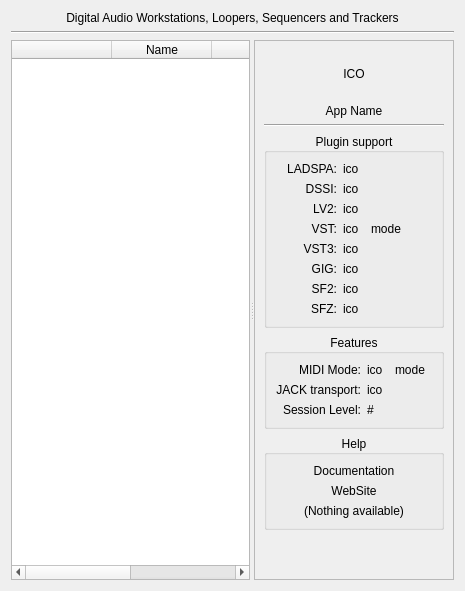
     <widget class="QWidget" name="daw">
      <attribute name="title">
       <string>DAW</string>
      </attribute>
      <layout class="QVBoxLayout" name="verticalLayout_15">
       <item>
        <widget class="QLabel" name="label_2">
         <property name="maximumSize">
          <size>
           <width>16777215</width>
           <height>16</height>
          </size>
         </property>
         <property name="text">
          <string>Digital Audio Workstations, Loopers, Sequencers and Trackers</string>
         </property>
         <property name="alignment">
          <set>Qt::AlignCenter</set>
         </property>
        </widget>
       </item>
       <item>
        <widget class="Line" name="line">
         <property name="orientation">
          <enum>Qt::Horizontal</enum>
         </property>
        </widget>
       </item>
       <item>
        <widget class="QSplitter" name="splitter_DAW">
         <property name="orientation">
          <enum>Qt::Horizontal</enum>
         </property>
         <widget class="QTableWidget" name="listDAW">
          <property name="contextMenuPolicy">
           <enum>Qt::CustomContextMenu</enum>
          </property>
          <property name="editTriggers">
           <set>QAbstractItemView::NoEditTriggers</set>
          </property>
          <property name="alternatingRowColors">
           <bool>true</bool>
          </property>
          <property name="selectionMode">
           <enum>QAbstractItemView::SingleSelection</enum>
          </property>
          <property name="selectionBehavior">
           <enum>QAbstractItemView::SelectRows</enum>
          </property>
          <property name="sortingEnabled">
           <bool>true</bool>
          </property>
          <attribute name="horizontalHeaderStretchLastSection">
           <bool>true</bool>
          </attribute>
          <attribute name="verticalHeaderVisible">
           <bool>false</bool>
          </attribute>
          <attribute name="verticalHeaderDefaultSectionSize">
           <number>22</number>
          </attribute>
          <column>
           <property name="text">
            <string/>
           </property>
          </column>
          <column>
           <property name="text">
            <string>Name</string>
           </property>
          </column>
          <column>
           <property name="text">
            <string>Type</string>
           </property>
          </column>
          <column>
           <property name="text">
            <string>Template?</string>
           </property>
          </column>
         </widget>
         <widget class="QFrame" name="frame_DAW">
          <property name="minimumSize">
           <size>
            <width>200</width>
            <height>0</height>
           </size>
          </property>
          <property name="frameShape">
           <enum>QFrame::StyledPanel</enum>
          </property>
          <property name="frameShadow">
           <enum>QFrame::Raised</enum>
          </property>
          <layout class="QVBoxLayout" name="verticalLayout_3">
           <item>
            <widget class="QLabel" name="ico_app_daw">
             <property name="minimumSize">
              <size>
               <width>0</width>
               <height>48</height>
              </size>
             </property>
             <property name="maximumSize">
              <size>
               <width>16777215</width>
               <height>48</height>
              </size>
             </property>
             <property name="text">
              <string>ICO</string>
             </property>
             <property name="alignment">
              <set>Qt::AlignCenter</set>
             </property>
            </widget>
           </item>
           <item>
            <widget class="QLabel" name="label_name_daw">
             <property name="text">
              <string>App Name</string>
             </property>
             <property name="alignment">
              <set>Qt::AlignCenter</set>
             </property>
            </widget>
           </item>
           <item>
            <widget class="Line" name="line_2">
             <property name="orientation">
              <enum>Qt::Horizontal</enum>
             </property>
            </widget>
           </item>
           <item>
            <widget class="QGroupBox" name="group_plugin_daw">
             <property name="title">
              <string>Plugin support</string>
             </property>
             <property name="alignment">
              <set>Qt::AlignCenter</set>
             </property>
             <layout class="QGridLayout" name="gridLayout_4">
              <item row="0" column="0">
               <widget class="QLabel" name="label_6">
                <property name="text">
                 <string>LADSPA:</string>
                </property>
                <property name="alignment">
                 <set>Qt::AlignRight|Qt::AlignTrailing|Qt::AlignVCenter</set>
                </property>
               </widget>
              </item>
              <item row="0" column="1" colspan="2">
               <widget class="QLabel" name="ico_ladspa_daw">
                <property name="text">
                 <string>ico</string>
                </property>
               </widget>
              </item>
              <item row="1" column="0">
               <widget class="QLabel" name="label_7">
                <property name="text">
                 <string>DSSI:</string>
                </property>
                <property name="alignment">
                 <set>Qt::AlignRight|Qt::AlignTrailing|Qt::AlignVCenter</set>
                </property>
               </widget>
              </item>
              <item row="1" column="1" colspan="2">
               <widget class="QLabel" name="ico_dssi_daw">
                <property name="text">
                 <string>ico</string>
                </property>
               </widget>
              </item>
              <item row="2" column="0">
               <widget class="QLabel" name="label_8">
                <property name="text">
                 <string>LV2:</string>
                </property>
                <property name="alignment">
                 <set>Qt::AlignRight|Qt::AlignTrailing|Qt::AlignVCenter</set>
                </property>
               </widget>
              </item>
              <item row="2" column="1" colspan="2">
               <widget class="QLabel" name="ico_lv2_daw">
                <property name="text">
                 <string>ico</string>
                </property>
               </widget>
              </item>
              <item row="3" column="0">
               <widget class="QLabel" name="label_9">
                <property name="text">
                 <string>VST:</string>
                </property>
                <property name="alignment">
                 <set>Qt::AlignRight|Qt::AlignTrailing|Qt::AlignVCenter</set>
                </property>
               </widget>
              </item>
              <item row="3" column="1">
               <widget class="QLabel" name="ico_vst_daw">
                <property name="maximumSize">
                 <size>
                  <width>22</width>
                  <height>16777215</height>
                 </size>
                </property>
                <property name="text">
                 <string>ico</string>
                </property>
               </widget>
              </item>
              <item row="3" column="2">
               <widget class="QLabel" name="label_vst_mode_daw">
                <property name="text">
                 <string>mode</string>
                </property>
               </widget>
              </item>
              <item row="4" column="0">
               <widget class="QLabel" name="label_vst3">
                <property name="text">
                 <string>VST3:</string>
                </property>
                <property name="alignment">
                 <set>Qt::AlignRight|Qt::AlignTrailing|Qt::AlignVCenter</set>
                </property>
               </widget>
              </item>
              <item row="4" column="1" colspan="2">
               <widget class="QLabel" name="ico_vst3_daw">
                <property name="text">
                 <string>ico</string>
                </property>
               </widget>
              </item>
              <item row="5" column="0">
               <widget class="QLabel" name="label_gig">
                <property name="text">
                 <string>GIG:</string>
                </property>
                <property name="alignment">
                 <set>Qt::AlignRight|Qt::AlignTrailing|Qt::AlignVCenter</set>
                </property>
               </widget>
              </item>
              <item row="5" column="1" colspan="2">
               <widget class="QLabel" name="ico_gig_daw">
                <property name="text">
                 <string>ico</string>
                </property>
               </widget>
              </item>
              <item row="6" column="0">
               <widget class="QLabel" name="label_sf2">
                <property name="text">
                 <string>SF2:</string>
                </property>
                <property name="alignment">
                 <set>Qt::AlignRight|Qt::AlignTrailing|Qt::AlignVCenter</set>
                </property>
               </widget>
              </item>
              <item row="6" column="1" colspan="2">
               <widget class="QLabel" name="ico_sf2_daw">
                <property name="text">
                 <string>ico</string>
                </property>
               </widget>
              </item>
              <item row="7" column="0">
               <widget class="QLabel" name="label_sfz">
                <property name="text">
                 <string>SFZ:</string>
                </property>
                <property name="alignment">
                 <set>Qt::AlignRight|Qt::AlignTrailing|Qt::AlignVCenter</set>
                </property>
               </widget>
              </item>
              <item row="7" column="1" colspan="2">
               <widget class="QLabel" name="ico_sfz_daw">
                <property name="text">
                 <string>ico</string>
                </property>
               </widget>
              </item>
             </layout>
            </widget>
           </item>
           <item>
            <widget class="QGroupBox" name="group_features_daw">
             <property name="title">
              <string>Features</string>
             </property>
             <property name="alignment">
              <set>Qt::AlignCenter</set>
             </property>
             <layout class="QGridLayout" name="gridLayout_5">
              <item row="1" column="0">
               <widget class="QLabel" name="label_12">
                <property name="text">
                 <string>JACK transport:</string>
                </property>
                <property name="alignment">
                 <set>Qt::AlignRight|Qt::AlignTrailing|Qt::AlignVCenter</set>
                </property>
               </widget>
              </item>
              <item row="3" column="0">
               <widget class="QLabel" name="label_3">
                <property name="text">
                 <string>Session Level:</string>
                </property>
                <property name="alignment">
                 <set>Qt::AlignRight|Qt::AlignTrailing|Qt::AlignVCenter</set>
                </property>
               </widget>
              </item>
              <item row="1" column="1">
               <widget class="QLabel" name="ico_jack_transport_daw">
                <property name="text">
                 <string>ico</string>
                </property>
               </widget>
              </item>
              <item row="0" column="0">
               <widget class="QLabel" name="label_13">
                <property name="text">
                 <string>MIDI Mode:</string>
                </property>
                <property name="alignment">
                 <set>Qt::AlignRight|Qt::AlignTrailing|Qt::AlignVCenter</set>
                </property>
               </widget>
              </item>
              <item row="0" column="1">
               <widget class="QLabel" name="ico_midi_mode_daw">
                <property name="maximumSize">
                 <size>
                  <width>22</width>
                  <height>16777215</height>
                 </size>
                </property>
                <property name="text">
                 <string>ico</string>
                </property>
               </widget>
              </item>
              <item row="0" column="2">
               <widget class="QLabel" name="label_midi_mode_daw">
                <property name="text">
                 <string>mode</string>
                </property>
               </widget>
              </item>
              <item row="3" column="1" colspan="2">
               <widget class="QLabel" name="label_session_level_daw">
                <property name="text">
                 <string>#</string>
                </property>
               </widget>
              </item>
             </layout>
            </widget>
           </item>
           <item>
            <widget class="QGroupBox" name="group_help_daw">
             <property name="title">
              <string>Help</string>
             </property>
             <property name="alignment">
              <set>Qt::AlignCenter</set>
             </property>
             <layout class="QVBoxLayout" name="verticalLayout_2">
              <item>
               <widget class="QLabel" name="url_documentation_daw">
                <property name="text">
                 <string>Documentation</string>
                </property>
                <property name="alignment">
                 <set>Qt::AlignCenter</set>
                </property>
                <property name="openExternalLinks">
                 <bool>true</bool>
                </property>
               </widget>
              </item>
              <item>
               <widget class="QLabel" name="url_website_daw">
                <property name="text">
                 <string>WebSite</string>
                </property>
                <property name="alignment">
                 <set>Qt::AlignCenter</set>
                </property>
                <property name="openExternalLinks">
                 <bool>true</bool>
                </property>
               </widget>
              </item>
              <item>
               <widget class="QLabel" name="label_no_help_daw">
                <property name="text">
                 <string>(Nothing available)</string>
                </property>
                <property name="alignment">
                 <set>Qt::AlignCenter</set>
                </property>
               </widget>
              </item>
             </layout>
            </widget>
           </item>
           <item>
            <spacer name="verticalSpacer_2">
             <property name="orientation">
              <enum>Qt::Vertical</enum>
             </property>
             <property name="sizeHint" stdset="0">
              <size>
               <width>20</width>
               <height>40</height>
              </size>
             </property>
            </spacer>
           </item>
          </layout>
         </widget>
        </widget>
       </item>
      </layout>
     </widget>
